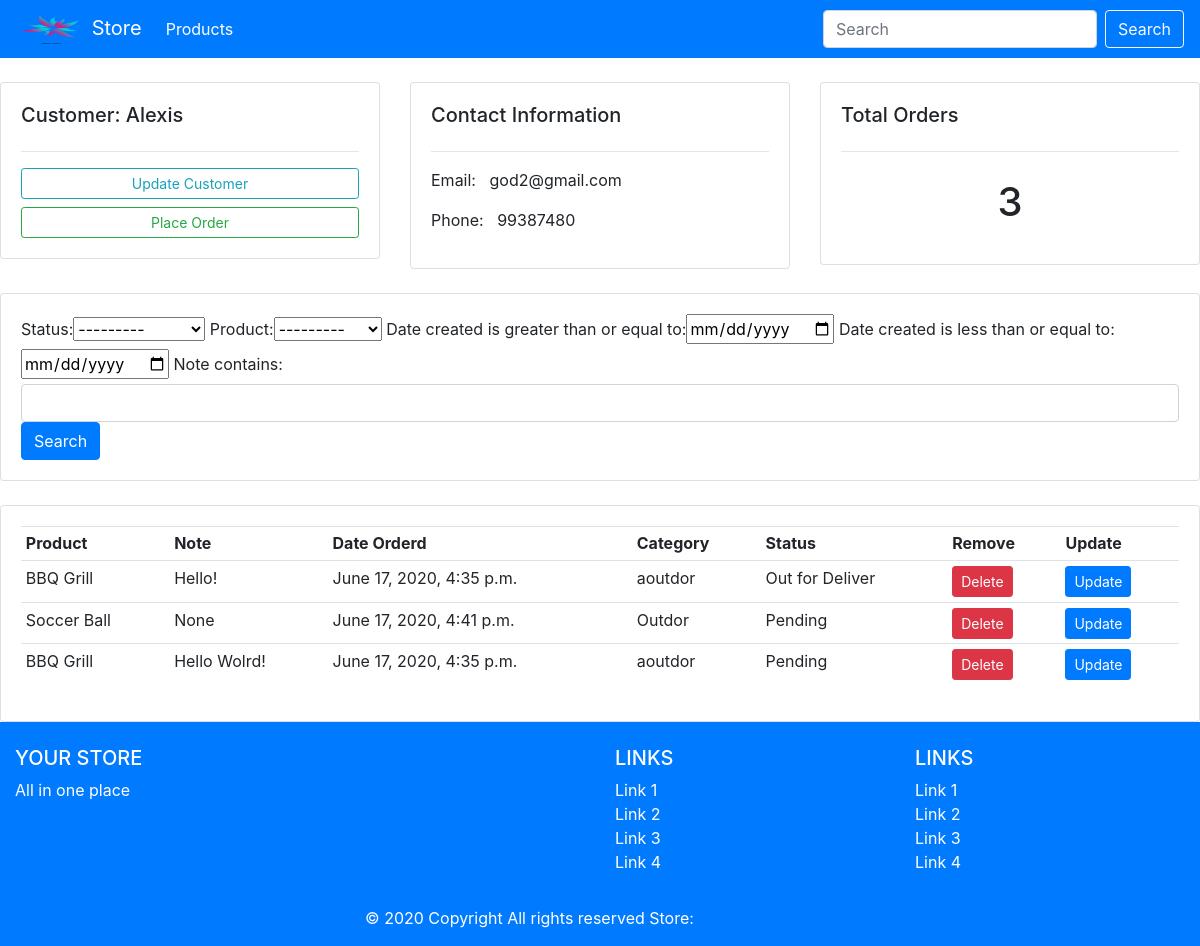
The app's page /costumer/1/ with its own data.
### accounts/models.py (models this page shows, shortened)
class Costumer(models.Model):
    name= models.CharField(max_length=200, null = True)
    phone= models.CharField(max_length=200, null = True)
    email= models.CharField(max_length=200, null = True)
    date_created= models.DateTimeField(auto_now_add=True, null= True)

class Order(models.Model):
    Status =(('Pending','Pending'),('Out for Deliver','Out for Deliver'),('Delivered','Delivered'))
    costumer=models.ForeignKey(Costumer, null=True, on_delete= models.SET_NULL)
    product= models.ForeignKey(Product, null= True,on_delete= models.SET_NULL)
    date_created= models.DateTimeField(auto_now_add=True, null = True)
    status =  models.CharField(max_length=200, null= True, choices=Status)
    note = models.CharField(max_length=500,null=True)

class Product(models.Model):
    Category= (('Indor','Indor'),('Outdor', 'Outdor'))
    name = models.CharField(max_length=200, null= True)
    price= models.FloatField(null=True)
    category= models.CharField(max_length=200, null= True, choices=Category)
    description= models.CharField(max_length=220, null= True, blank=True)
    date_created= models.DateTimeField(auto_now_add=True)
    tag = models.ManyToManyField(Tag, null= True)
    def __str__(self):
        return self.name

### accounts/views.py (the view)
# urls.py: path('costumer/<str:pk>/',costumer, name="costumer" ),
def costumer(request,pk):
    costumer = Costumer.objects.get(id=pk)
    orders = costumer.order_set.all()
    myFilter= OrderFilter(request.GET, queryset=Order.objects.all())
    orders  =myFilter.qs
    context = {"costumer":costumer,'orders':orders,'myFilter':myFilter}
    return render(request,'accounts/costumers.html',context);

### accounts/templates/accounts/costumers.html
{% extends "accounts/base.html" %}
{% block content %}
<br>
<div class="row">
	<div class="col-md">
		<div class="card card-body">
			<h5>Customer: {{costumer.name}}</h5>
			<hr>
			<a class="btn btn-outline-info  btn-sm btn-block" href="">Update Customer</a>
			<a class="btn btn-outline-success  btn-sm btn-block" href="{% url 'create_order' costumer.id %}">Place Order</a>
		</div>
	</div>
	<div class="col-md">
		<div class="card card-body">
			<h5>Contact Information</h5>
			<hr>
			<p>Email: &nbsp; {{costumer.email}} </p>
			<p>Phone: &nbsp; {{costumer.phone}}</p>
		</div>
	</div>
	<div class="col-md">
		<div class="card card-body">
			<h5>Total Orders &nbsp; </h5>
			<hr>
			<h1 style="text-align: center;padding: 10px">{{orders.count}}</h1>
		</div>
	</div>
</div>
<br>
<div class="row">
	<div class="col">
		<div class="card card-body">
			<form method="get">
			{{myFilter.form}}
		    <button class="btn btn-primary" type="submit">Search</button>
		  </form>
		</div>
	</div>
</div>
<br>
<div class="row">
	<div class="col-md">
		<div class="card card-body">
			<table class="table table-sm">
				<tr>
					<th>Product</th>
					<th>Note</th>
					<th>Date Orderd</th>
					<th>Category</th>
					<th>Status</th>
					<th>Remove</th>
					<th>Update</th>
				</tr>
				{% for order in orders %}
					<TR>
						<td>{{order.product.name}}</td>
						<td>{{order.note}}</td>
						<td>{{order.product.date_created}}</td>
						<td>{{order.product.category}}</td>
						<td>{{order.status}}</td>
						<td><a href="{% url 'delete_order' order.id %} " class="btn btn-danger btn-sm">Delete</a></td>
                      	<td><a href="{% url 'update_order' order.id %} " class="btn btn-primary btn-sm">Update</a></td>
					</TR>
				{% endfor %}
			</table>
		</div>
	</div>
</div>
{% endblock content %}

### accounts/templates/accounts/base.html (shortened to what this page needs)
{% load static %}
<!DOCTYPE html>
<html lang="en">
<head>
    <link rel="stylesheet" href="{% static 'accounts/css/bootstrap.css' %}">
</head>
<body>
    <nav class="navbar navbar-expand-lg navbar-primary bg-primary  ">
        <a class="navbar-brand text-white" href="{% url 'home' %}"> <img src="{% static 'images/logo.png' %}" alt="" style="width: 70px; height: 30px;" class="p-0"> Store</a>
        <div class="collapse navbar-collapse" id="navbarSupportedContent">
          <ul class="navbar-nav mr-auto">
            <li class="nav-item active">
              <a class="nav-link text-white" href="{% url 'products' %}">Products<span class="sr-only">(current)</span></a>
            </li>
          </ul>
          <form class="form-inline my-2 my-lg-0">
            <input class="form-control mr-sm-2" type="search" placeholder="Search" aria-label="Search">
            <button class="btn btn-outline-light my-2 my-sm-0" type="submit">Search</button>
          </form>
        </div>
      </nav>
    {% block content %}{% endblock content %}
    {% include "accounts/partials/footer.html" %}
</body>
</html>

### accounts/templates/accounts/partials/footer.html (shortened to what this page needs)
<footer class="page-footer font-small bg-primary pt-4 text-white">
 <div class="container-fluid text-center text-md-left">
   <div class="row">
     <div class="col-md-6 mt-md-0 mt-3">
       <h5 class="text-uppercase">Your Store</h5>
       <p>All in one place</p>
     </div>
     <div class="col-md-3 mb-md-0 mb-3">
       <h5 class="text-uppercase" class="text-white">Links</h5>
       <ul class="list-unstyled ">
         <li>
           <a href="#!" class="text-white">Link 1</a>
         </li>
         <li>
           <a href="#!" class="text-white">Link 2</a>
         </li>
         <li>
           <a href="#!" class="text-white">Link 3</a>
         </li>
         <li>
           <a href="#!" class="text-white">Link 4</a>
         </li>
       </ul>
     </div>
     <div class="col-md-3 mb-md-0 mb-3">
       <h5 class="text-uppercase" class="text-white">Links</h5>
       <ul class="list-unstyled">
         <li>
           <a href="#!" class="text-white">Link 1</a>
         </li>
         <li>
           <a href="#!" class="text-white">Link 2</a>
         </li>
         <li>
           <a href="#!" class="text-white">Link 3</a>
         </li>
         <li>
           <a href="#!" class="text-white">Link 4</a>
         </li>
       </ul>
     </div>
   </div>
 </div>
 <div class="footer-copyright text-center py-3">© 2020 Copyright All rights reserved Store:
   <a href="https://mdbootstrap.com/"> MDBootstrap.com</a>
 </div>
</footer>

### records on screen
Costumer: name "Alexis", email "god2@gmail.com", phone "99387480"
Order: product.name "BBQ Grill", note "Hello!", product.date_created "June 17, 2020, 4:35 p.m.", product.category "aoutdor", status "Out for Deliver"
Order: product.name "Soccer Ball", note "None", product.date_created "June 17, 2020, 4:41 p.m.", product.category "Outdor", status "Pending"
Order: product.name "BBQ Grill", note "Hello Wolrd!", product.date_created "June 17, 2020, 4:35 p.m.", product.category "aoutdor", status "Pending"

### other values on screen
{{ orders.count }} "3"
